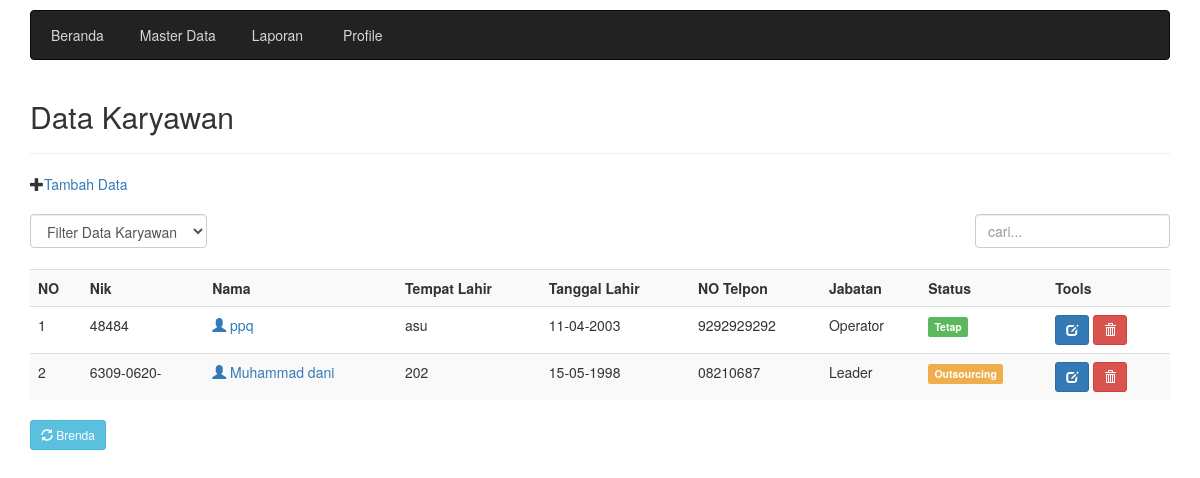
The page /karyawan_data (signed in) on the database its author committed.
### tables this page shows
CREATE TABLE `karyawan` (
  `nik` varchar(10) NOT NULL,
  `nama` varchar(64) NOT NULL,
  `tempat_lahir` varchar(32) NOT NULL,
  `tanggal_lahir` date NOT NULL,
  `alamat` text NOT NULL,
  `no_telpon` char(12) NOT NULL,
  `jabatan` varchar(15) NOT NULL,
  `status` varchar(15) NOT NULL
);

### library.php (called while the page is built, shortened)
<?php
function indonesiaTgl ($tanggal){
	$tgl=substr($tanggal,8,2);
	$bln=substr($tanggal,5,2);
	$thn=substr($tanggal,0,4);
	$tanggal="$tgl-$bln-$thn";
	return $tanggal;
}
	?>

### karyawan_data.php (the view, shortened to what this page needs)
<?php
include "head.php";
?>
		<h2>Data Karyawan</h2>
		<hr />
<?php
$pageSql="SELECT * FROM karyawan" ;
?>
<span class="glyphicon glyphicon-plus" aria-hidden="true"></span><a href="karyawan_add">Tambah Data</a>
		<br/>
		<br/>
<div class="form-group">
		<div class="left">
			<form class="form-inline" method="get">
					<select name="filter"class="form-control" onchange="form.submit()">
						<option value="0">Filter Data Karyawan</option>
						<?php $filter = (isset($_GET['filter']) ? strtolower($_GET['filter']) : NULL); ?>
					</Select>
				</form>
			</div>
			<div class="right">
				<form class="" method="POST" action="karyawan_data.php">
							<input type="text" class="form-control" name="qcari" placeholder="cari..." autofocus/>
				</form>
		</div>
</div>
		<br />
		<br />
		<div class="table-responsive">
			<table class="table table-striped table-hover">
				<tr>
					<th>NO</th>
					<th>Nik</th>
					<th>Nama</th>
					<th>Tempat Lahir</th>
					<th>Tanggal Lahir</th>
					<th>NO Telpon</th>
					<th>Jabatan</th>
					<th>Status</th>
					<th>Tools</th>
				</tr>
				<?php
				if($filter){
					$sql = mysqli_query($koneksi, "SELECT * FROM karyawan WHERE status='$filter' ORDER BY nik ASC");
				}else{
					$sql = mysqli_query($koneksi, $pageSql." ORDER BY nik ASC");
				}
				if(mysqli_num_rows($sql) == 0){
				?>
				<tr><td colspan="8">Data Tidak Ada.</td></tr>
				<?php
				}else{
					$no = 1;
					while($row = mysqli_fetch_assoc($sql)){
				?>
						<tr>
							<td><?php echo $no; ?></td>
							<td><?php echo $row['nik']; ?></td>
							<td><a href="karyawan_detail?nik=<?php echo $row['nik']; ?>"><span class=
							"glyphicon glyphicon-user" aria-hidden="true"></span> <?php echo $row['nama']; ?>
							</a></td>
							<td><?php echo $row['tempat_lahir']; ?></td>
							<td><?php echo indonesiaTgl($row['tanggal_lahir']); ?></td>
							<td><?php echo $row['no_telpon']; ?></td>
							<td><?php echo $row['jabatan']; ?></td>
							<td>
						<?php
							if($row['status']=='Tetap'){
						?>
							<span class="label label-success">Tetap</span>
						<?php }
							else if ($row['status']=='Kontrak'){
						?>
							<span class="label label-info">kontrak</span>
						<?php }
							else if ($row['status'] == 'Outsourcing') {
						?>
							<span class="label label-warning">Outsourcing</span>
						<?php } ?>
								</td>
								<td>
									<a href="karyawan_edit?nik=<?php echo $row['nik']; ?>" title="Edit Data"
									class="btn btn-primary btn-sm"><span class="glyphicon glyphicon-edit"
									aria-hidden="true"></span></a>
									<a href="karyawan_data?aksi=delate&nik=<?php echo $row['nik']; ?>"title=
									"Hapus Data" onclick="return confirm('Anda yakin akan menghapus data <?php
									echo $row['nama']; ?>?')" class="btn btn-danger btn-sm"><span class=
									"glyphicon glyphicon-trash" aria-hidden"true"></span></a?
							</tr>
							<?php
							$no++;
					}
				}
				?>
				</table>
				<a href="index" class="btn btn-sm btn-info"><span class="glyphicon glyphicon-refresh" aria-hidden=
              "true"></span> Brenda</a>
				</div>
<?php include "foot.php"; ?>

### css/site.css (style rules this page uses)
.form-group { margin-bottom: 15px; }
.form-group .left { float: left; }
.form-group .right { float: right; }

### rows shown on the page
karyawan: nik "48484", nama "ppq", tempat_lahir "asu", tanggal_lahir "11-04-2003", no_telpon "9292929292", jabatan "Operator", status "Tetap"
karyawan: nik "6309-0620-", nama "Muhammad dani", tempat_lahir "202", tanggal_lahir "15-05-1998", no_telpon "08210687", jabatan "Leader", status "Outsourcing"
